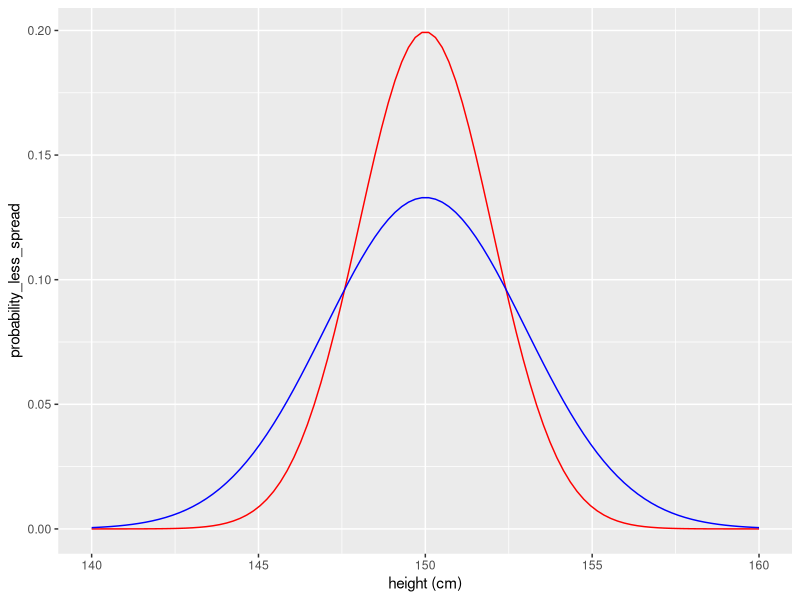
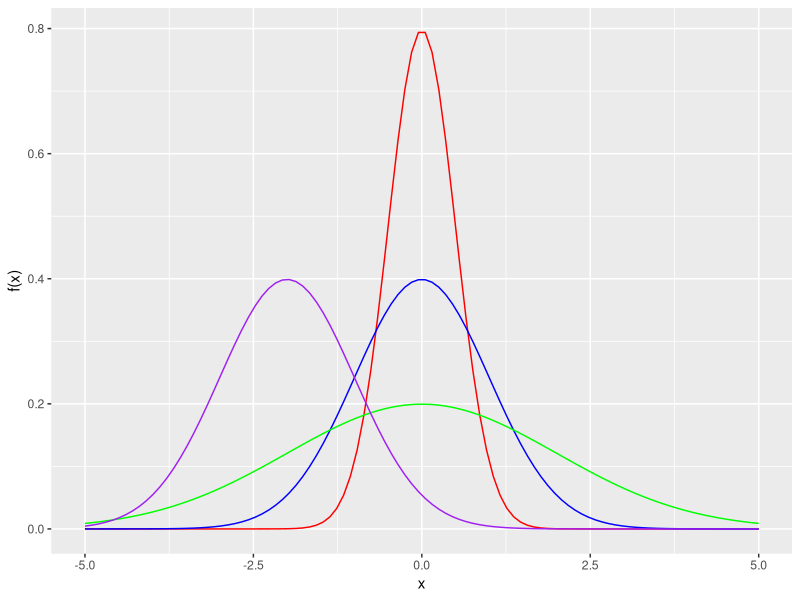
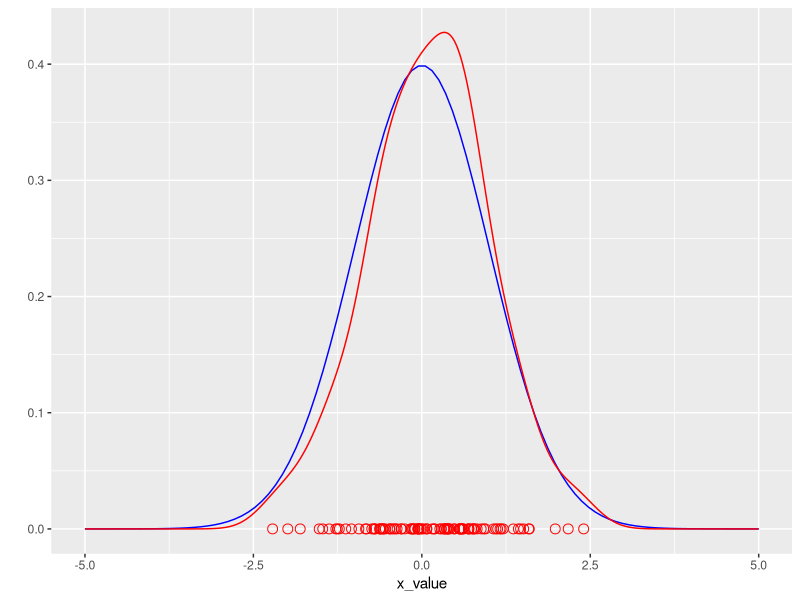
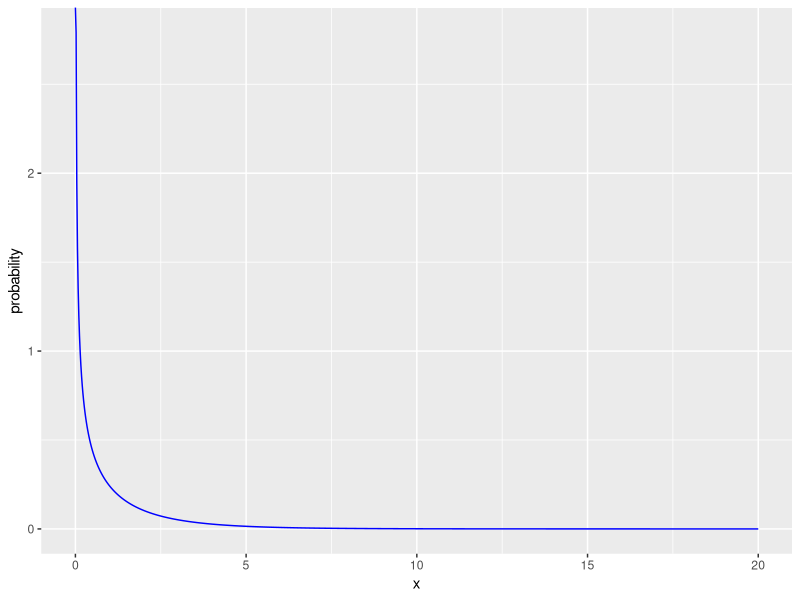

Write R code to recreate these figures, in order.
## ---- chunk 1
knitr::opts_chunk$set(echo = TRUE)
## ---- chunk 2
#install.packages("tidyverse")
library(tidyverse)
## ---- chunk 3
all_possible_heights <- seq(from = 140, to = 160, length = 100)
probability_values_less_spread <- dnorm(all_possible_heights, mean = 150, sd = 2)
probability_values_more_spread <- dnorm(all_possible_heights, mean = 150, sd = 3)

tibble(height = all_possible_heights, 
       probability_less_spread = probability_values_less_spread,
       probability_more_spread = probability_values_more_spread) %>% 
  ggplot() +
  geom_line(aes(x = height, y = probability_less_spread), color = "red") +
  geom_line(aes(x = height, y = probability_more_spread), color = "blue") +
  xlab("height (cm)")
## ---- chunk 4
xValues <- seq(from = -5, to = 5, length = 100)
plotA <- dnorm(xValues, mean = 0, sd = 0.5) #
plotB <-  dnorm(xValues, mean = 0, sd = 1)
plotC <-  dnorm(xValues, mean = 0, sd = 2)
plotD <-  dnorm(xValues, mean = -2, sd = 1)

normalDistributionsTibble <- tibble(x_value = xValues, 
                                    red_value = plotA,
                                    blue_value = plotB,
                                    green_value = plotC,
                                    purple_value = plotD)

p <- normalDistributionsTibble %>% ggplot()
p + 
  geom_line(aes(x = xValues, y = red_value), color = "red") +
  geom_line(aes(x = xValues, y = blue_value), color = "blue") +
  geom_line(aes(x = xValues, y = green_value), color = "green") +
  geom_line(aes(x = xValues, y = purple_value), color = "purple") +
  xlab("x") +
  ylab("f(x)")
## ---- chunk 5
meanValue <- 0
standardDeviation <- 1
numVals <- 100

xValues <- seq(from = -5, to = 5, length = numVals)
trueDistribution <- dnorm(xValues, mean = meanValue, sd = standardDeviation)

dataFrame <- tibble(x_value = xValues, true_value = trueDistribution)

set.seed(1)
randomVals <- rnorm(numVals, mean = meanValue, sd = standardDeviation)

dataFrame %>% ggplot() +
    geom_line(aes(x = x_value, y = true_value), color = "blue") +
    geom_line(aes(x = randomVals), color = "red", stat = "density") +
    geom_point(aes(x = randomVals, y = 0), color = "red", shape = 1, size = 3) +
    ylab("")
## ---- chunk 6
degreeFreedom <- 1

xValues <- seq(from = 0, to = 20, length = 1000)
probabilityValues <- dchisq(xValues, df = degreeFreedom)

dataFrame <- tibble(x = xValues, 
                    probability = probabilityValues)

dataFrame %>% ggplot() +
  geom_line(aes(x = x, y = probability), color = "blue")
